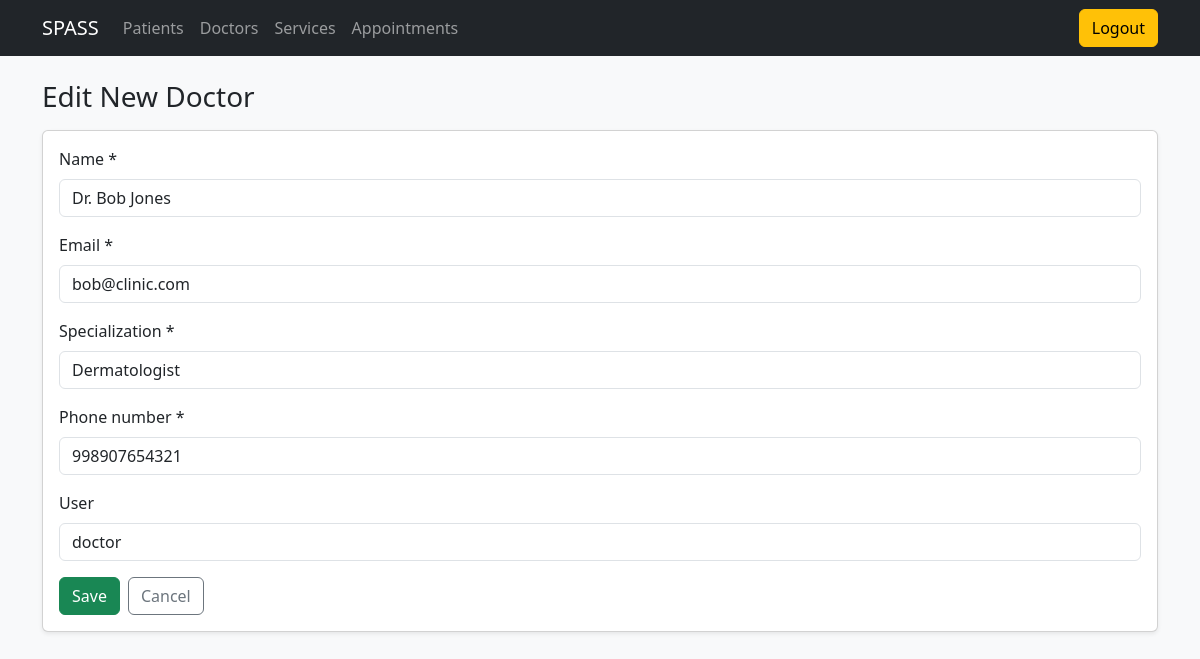
Page /doctors/update/2/ (signed in) on the committed database.
### scheduling/models.py (models this page shows, shortened)
class Doctor(Model):
    name = CharField(max_length=100)
    email = EmailField(unique=True)
    specialization = CharField(max_length=100)
    phone_number = CharField(max_length=15)
    user = OneToOneField(User, on_delete=CASCADE, null=True, blank=True, related_name='doctor_profile')

### scheduling/views.py (the view)
# urls.py: path('doctors/update/<int:id>/', views.update_doctor, name='update_doctor'),
@permission_required("scheduling.change_doctor", raise_exception=True)
def update_doctor(request, id):
    doctor = get_object_or_404(Doctor, id=id)
    form = DoctorForm(request.POST or None, instance=doctor)
    if form.is_valid():
        form.save()
        messages.info(request, "Doctor successfully updated")
        return redirect('doctors')
    return render(request, 'doctors/update_doctor.html', {'form': form})

### scheduling/forms.py (shortened to what this page needs)
class DoctorForm(BaseStyledModelForm):
    class Meta:
        model = Doctor
        fields = '__all__'

### scheduling/templates/doctors/update_doctor.html (shortened to what this page needs)
{% extends "base.html" %}
{% block content %}
  <h1 class="h3 mb-3">Edit New Doctor</h1>
  <div class="card shadow-sm">
    <div class="card-body">
      <form method="post">
        {% include 'partials/_form_fields.html' with form=form %}
        <div class="d-flex gap-2">
          <button class="btn btn-success" type="submit">Save</button>
          <a class="btn btn-outline-secondary" href="{% url 'doctors' %}">Cancel</a>
        </div>
      </form>
    </div>
  </div>
{% endblock %}

### templates/partials/_form_fields.html (shortened to what this page needs)
{% for field in form %}
  <div class="mb-3">
    <label class="form-label">{{ field.label }}{% if field.field.required %} *{% endif %}</label>
    {{ field }}
  </div>
{% endfor %}

### rows in the picture
Doctor: form "Dr. Bob Jones" "bob@clinic.com" "Dermatologist" "998907654321" "doctor"

### other values in the picture
{{ field.label }} "Name" "Email" "Specialization" "Phone number" "User"
